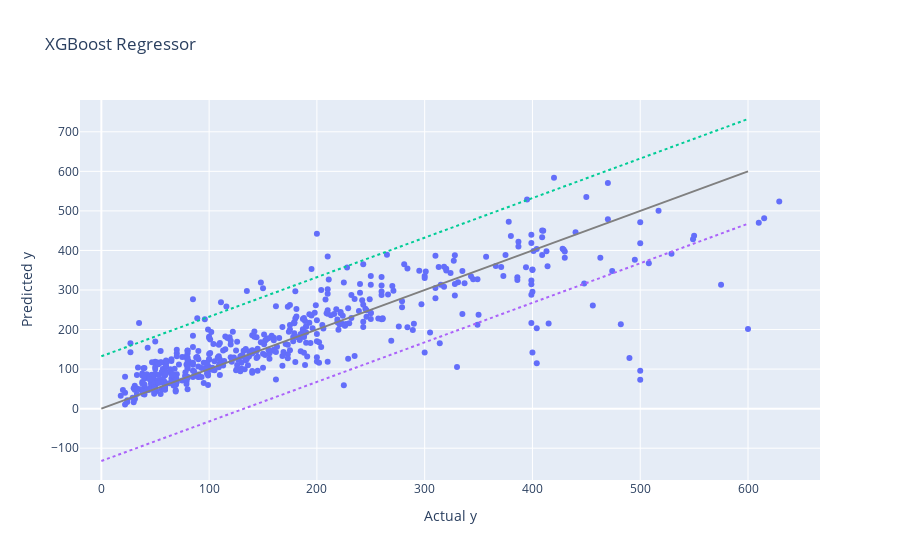
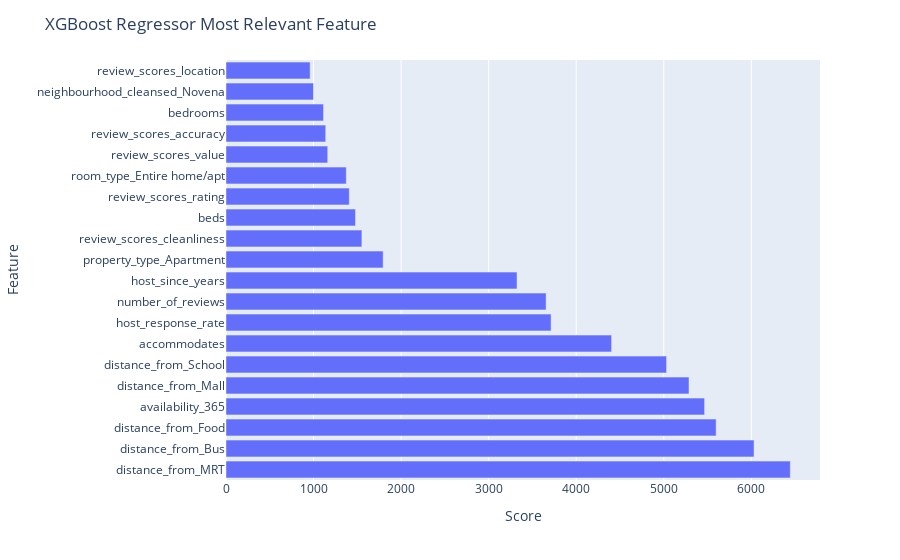

The notebook cell these images were saved under, in order:
### Markdown cell above
We can use gradient boosting - a type of ensemble machine learning algorithms. Ensemble is a collection of decision trees. Every iteration, a decision tree is added to model to minimise the error. Models are fit using any arbitrary differentiable loss function and gradient descent optimization algorithm, and the goal is to minimise loss gradient. We will use XGBoost API to do the model fitting.

### Code cell
import xgboost as xgb

model = xgb.sklearn.XGBRegressor(tree_method='hist', objective='reg:squarederror', n_estimators = 2500,
                         learning_rate=0.01, random_state=random_state)

model.fit(X_train, y_train)

simulate(model, XXyy, 'XGBoost Regressor')

booster = model.get_booster()
feature_plot(booster.get_score().keys(), booster.get_score().values(), 'XGBoost Regressor')

### Figure 1 — Plotly figure (JSON) as saved in the notebook; plotly's stock layout.template omitted (floating-point values rounded to 4 significant figures; data arrays with more than 128 entries replaced by an {"elided": "..."} marker saying what was removed)
{"data": [{"hovertemplate": "Actual y=%{x}<br>Predicted y=%{y}<extra></extra>", "legendgroup": "", "marker": {"color": "#636efa", "symbol": "circle"}, "mode": "markers", "name": "", "orientation": "v", "showlegend": false, "type": "scatter", "x": {"elided": "555 int values"}, "xaxis": "x", "y": {"elided": "555 float values"}, "yaxis": "y"}, {"line": {"color": "gray"}, "mode": "lines", "showlegend": false, "type": "scatter", "x": [0, 600], "y": [0, 600]}, {"line": {"dash": "dot"}, "mode": "lines", "showlegend": false, "type": "scatter", "x": [0, 600], "y": [132.4, 732.4]}, {"line": {"dash": "dot"}, "mode": "lines", "showlegend": false, "type": "scatter", "x": [0, 600], "y": [-132.4, 467.6]}], "layout": {"legend": {"tracegroupgap": 0}, "title": {"text": "XGBoost Regressor"}, "xaxis": {"anchor": "y", "domain": [0, 1], "title": {"text": "Actual y"}}, "yaxis": {"anchor": "x", "domain": [0, 1], "title": {"text": "Predicted y"}}}}

### Figure 2 — Plotly figure (JSON) as saved in the notebook; plotly's stock layout.template omitted (floating-point values rounded to 4 significant figures)
{"data": [{"alignmentgroup": "True", "hovertemplate": "Score=%{x}<br>Feature=%{y}<extra></extra>", "legendgroup": "", "marker": {"color": "#636efa", "pattern": {"shape": ""}}, "name": "", "offsetgroup": "", "orientation": "h", "showlegend": false, "textposition": "auto", "type": "bar", "x": [6445, 6031, 5598, 5466, 5288, 5032, 4404, 3713, 3656, 3324, 1795, 1552, 1479, 1408, 1374, 1162, 1139, 1114, 999, 961], "xaxis": "x", "y": ["distance_from_MRT", "distance_from_Bus", "distance_from_Food", "availability_365", "distance_from_Mall", "distance_from_School", "accommodates", "host_response_rate", "number_of_reviews", "host_since_years", "property_type_Apartment", "review_scores_cleanliness", "beds", "review_scores_rating", "room_type_Entire home/apt", "review_scores_value", "review_scores_accuracy", "bedrooms", "neighbourhood_cleansed_Novena", "review_scores_location"], "yaxis": "y"}], "layout": {"barmode": "relative", "legend": {"tracegroupgap": 0}, "margin": {"t": 60}, "title": {"text": "XGBoost Regressor Most Relevant Feature"}, "xaxis": {"anchor": "y", "domain": [0, 1], "title": {"text": "Score"}}, "yaxis": {"anchor": "x", "domain": [0, 1], "title": {"text": "Feature"}}}}
